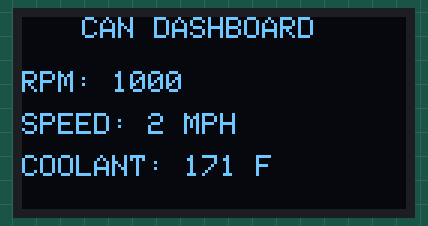
Recording of a sketch running on a simulated ESP32. Parts: 128×64 one-colour display. What the sketch prints to the serial monitor is not drawn.

Above: at 0.1 s.
At 4.9 s:
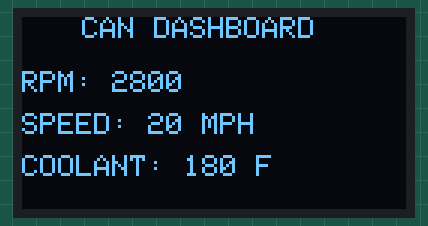
At 9.6 s:
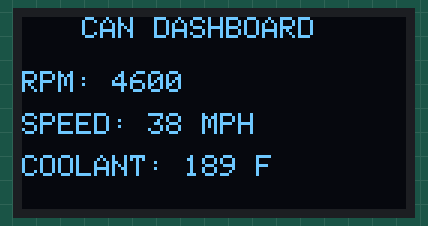
At 19.6 s:
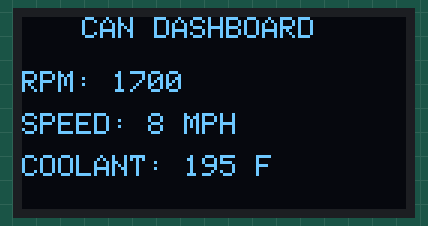
At 29.0 s:
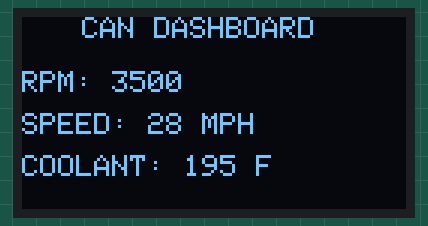
At 39.0 s:
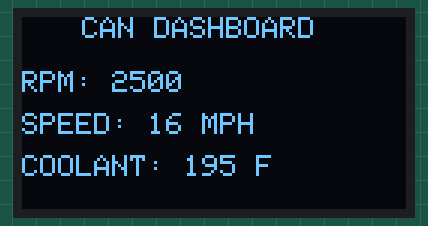

Measured:
- what the display in image 0 shows lasts 0.5 s, from 0.1 s to 0.6 s

The sketch:

OLEDTEST.ino
```cpp
#include <Wire.h>
#include <Adafruit_GFX.h>
#include <Adafruit_SSD1306.h>

#define SCREEN_WIDTH 128
#define SCREEN_HEIGHT 64

Adafruit_SSD1306 display(SCREEN_WIDTH, SCREEN_HEIGHT, &Wire, -1);
// Simulated vehicle data
int rpm = 800;
int speedMPH = 0;
int coolantTemp = 170;

void updateVehicleData() {
 static bool accelerating = true;

  if (accelerating) {
    rpm += 200;
    speedMPH += 2;

    if (rpm >= 4500) {
      accelerating = false;
    }
  } else {
    rpm -= 250;
    speedMPH -= 2;

    if (rpm <= 900) {
      rpm = 900;
      speedMPH = 0;
      accelerating = true;
    }
  }

  if (speedMPH > 0 && coolantTemp < 195) {
    coolantTemp++;
  }
}

void updateDisplay() {
  display.clearDisplay();
  display.setTextColor(SSD1306_WHITE);

  display.setTextSize(1);
  display.setCursor(20, 0);
  display.println("CAN DASHBOARD");

  display.setTextSize(1);
  display.setCursor(0, 18);
  display.print("RPM: ");
  display.println(rpm);

  display.setCursor(0, 32);
  display.print("SPEED: ");
  display.print(speedMPH);
  display.println(" MPH");

  display.setCursor(0, 46);
  display.print("COOLANT: ");
  display.print(coolantTemp);
  display.println(" F");

  display.display();
}


void setup() {
   Serial.begin(115200);

  Wire.begin(21, 22);

  if (!display.begin(SSD1306_SWITCHCAPVCC, 0x3C)) {
    Serial.println("OLED initialization FAILED!");
    while (true);
  }

  Serial.println("Dashboard started!");

  display.clearDisplay();
  display.display();
}

void loop() {
  updateVehicleData();
  updateDisplay();

  delay(500);

}
```
